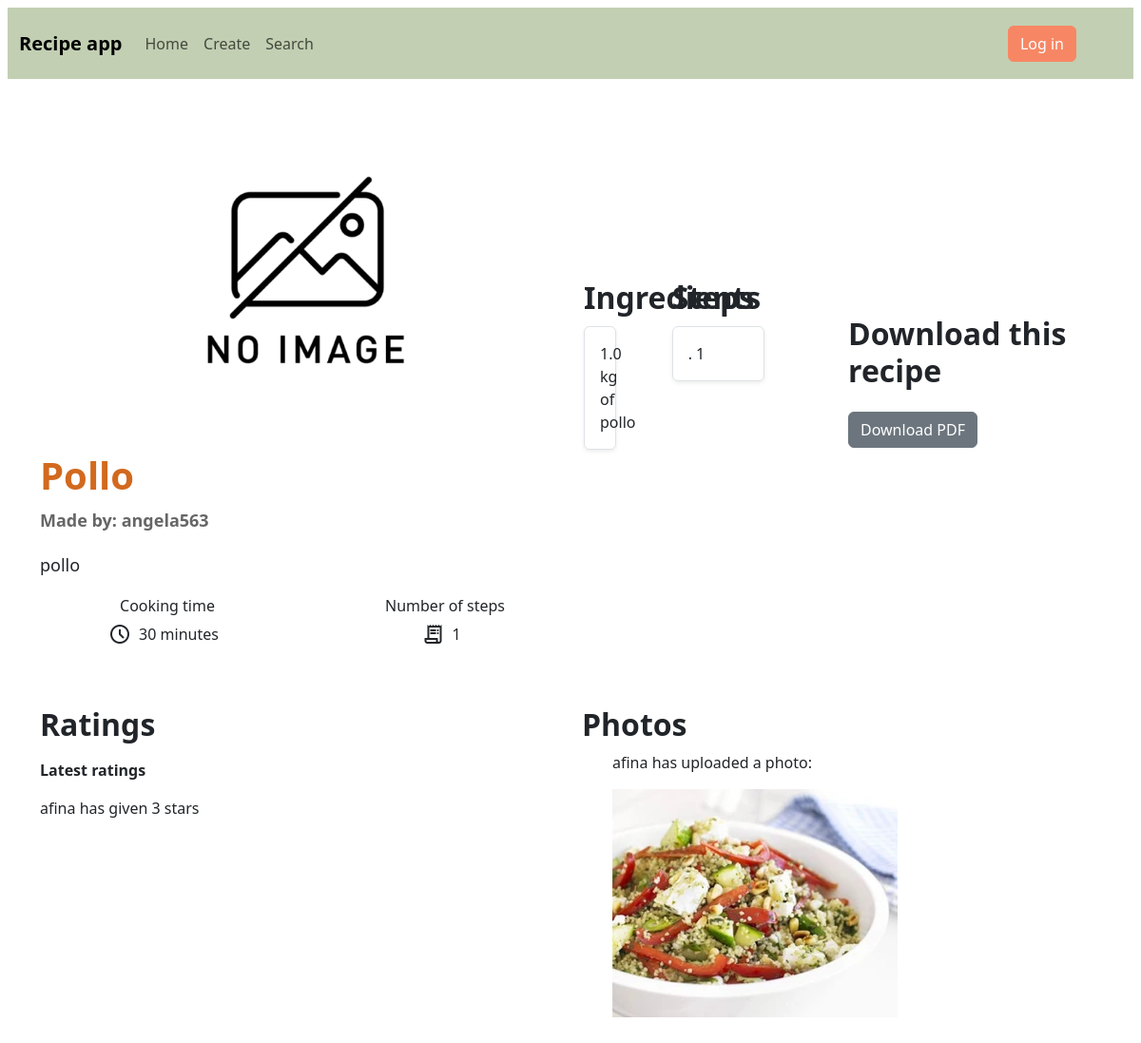
Screenshot of /recipe/2 with the database file from the repository.
### app/model.py (models this page shows, shortened)
class Recipe(db.Model):
    id = db.Column(db.Integer, primary_key=True)
    title = db.Column(db.String(512))
    user_id = db.Column(db.Integer, db.ForeignKey('user.id', ondelete='CASCADE'))
    user = db.relationship('User', back_populates='recipes')
    description = db.Column(db.Text)
    cooking_time = db.Column(db.Integer)
    steps = db.relationship('Step', back_populates='recipe')
    bookmarks = db.relationship('Bookmark', back_populates='recipe')
    qIngredients = db.relationship('QIngredient', back_populates='recipe')
    photos = db.relationship('Photo', back_populates='recipe')
    ratings = db.relationship('Rating', back_populates = 'recipe')
    drinks = db.relationship('Drink', back_populates = 'recipe')
    def num_steps(self):
        return len(self.steps)

class User(flask_login.UserMixin, db.Model):
    id = db.Column(db.Integer, primary_key=True)
    email = db.Column(db.String(512), unique=True)
    password = db.Column(db.String(512))
    name = db.Column(db.String(512))
    recipes = db.relationship('Recipe', back_populates='user')
    photos = db.relationship('Photo', back_populates='user')
    ratings = db.relationship('Rating', back_populates='user')
    bookmarks = db.relationship('Bookmark', back_populates='user')

class QIngredient(db.Model):
    id = db.Column(db.Integer, primary_key=True)
    ingredient_id = db.Column(db.Integer, db.ForeignKey('ingredient.id', ondelete='CASCADE'))
    quantity = db.Column(db.Integer)
    unit = db.Column(db.String(512))
    recipe_id = db.Column(db.Integer, db.ForeignKey('recipe.id', ondelete='CASCADE'))
    ingredient = db.relationship('Ingredient', back_populates='qIngredients')
    recipe = db.relationship('Recipe', back_populates = 'qIngredients')

class Ingredient(db.Model):
    id = db.Column(db.Integer, primary_key=True)
    name = db.Column(db.String(512))
    qIngredients = db.relationship('QIngredient', back_populates='ingredient')

class Step(db.Model):
    id = db.Column(db.Integer, primary_key=True)
    order = db.Column(db.Integer)
    description = db.Column(db.Text)
    recipe_id = db.Column(db.Integer, db.ForeignKey('recipe.id', ondelete='CASCADE'))
    recipe = db.relationship('Recipe', back_populates='steps')

class Rating(db.Model):
    id = db.Column(db.Integer, primary_key=True)
    user_id = db.Column(db.Integer, db.ForeignKey('user.id', ondelete='CASCADE'))
    recipe_id = db.Column(db.Integer, db.ForeignKey('recipe.id', ondelete='CASCADE'))
    value = db.Column(db.Integer)
    user = db.relationship('User', back_populates='ratings')
    recipe = db.relationship('Recipe', back_populates='ratings')

class Photo(db.Model):
    id = db.Column(db.Integer, primary_key=True)
    user_id = db.Column(db.Integer, db.ForeignKey('user.id', ondelete='CASCADE'))
    file_extension = db.Column(db.String(8), nullable=False)
    recipe_id = db.Column(db.Integer, db.ForeignKey('recipe.id', ondelete='CASCADE'))
    user = db.relationship('User', back_populates='photos')
    recipe = db.relationship('Recipe', back_populates='photos')

### app/main.py (the view)
@bp.route("/recipe/<int:recipe_id>")
def recipe(recipe_id):
    query = db.select(model.Recipe).where(model.Recipe.id == recipe_id)
    recipe = db.session.execute(query).scalar_one()
    number_steps = len(recipe.steps)
    if len(recipe.drinks) > 0:
        drinks = recipe.drinks
    else:
        drinks = None
    photos = []
    user_photos =[]
    for photo in recipe.photos:
        if photo.user != recipe.user:
            photos.append(photo)
        else:
            user_photos.append(photo)
    if len(photos)== 0:
        photos = None
    if current_user.is_authenticated:
        query = db.select(model.Rating).where(model.Rating.user == current_user).where(model.Rating.recipe_id == recipe_id)
        rating = db.session.execute(query).scalar_one_or_none()
        if rating is None:
            rating_button = 'non-rated'
            rating_value = None
        else:
            rating_button= 'rated'
            rating_value = rating.value
        query = db.select(model.Bookmark).where(model.Bookmark.recipe_id == recipe_id).where(model.Bookmark.user ==current_user)
        bookmark= db.session.execute(query).scalar_one_or_none()
        if bookmark is None:
            bookmark_button = 'not-saved'
        else:
            bookmark_button = 'saved'
    else:
        return render_template('recipe/recipe.html', recipe=recipe, rating_button = 'non-rated',
        rating_value = None, bookmark_button= 'not-saved', number_steps= number_steps, drinks = drinks, photos = photos, user_photos= user_photos)
    return render_template('recipe/recipe.html', recipe=recipe, rating_button = rating_button,
    rating_value = rating_value, bookmark_button= bookmark_button, number_steps= number_steps, drinks = drinks, photos = photos,user_photos=user_photos)

### app/templates/recipe/recipe.html (shortened to what this page needs)
{% extends 'base.html' %}
{% block content %}
<div class="recipe">
    <div class = "recipe-hero container">
        <div class="row">
            <div class="col">
                <div id="carousel-{{recipe.id}}" class="carousel slide">
                    <div class="carousel-inner" style="height: 23rem; width: 35rem; overflow: hidden;">
                       {%if user_photos%}
                            {% for recipe_photo in user_photos%}
                                    {%set photos = True %}
                                    <div class="carousel-item {% if loop.first %}active{% endif %}">
                                        <img class="img-fluid" src="{{ url_for('static', filename='photos/photo-' ~ recipe_photo.id ~ '.' ~ recipe_photo.file_extension) }}" alt="photo"
                                        style="display: block; margin-left:auto; margin-right:auto; height:100%; margin-top: auto; margin-bottom: auto;">
                                    </div>
                            {%endfor%}
                        {%else%}
                            <div id="carousel-{{recipe.id}}" class="carousel slide">
                                <div class="carousel-inner" style="height: 300px; overflow: hidden;">
                                    <div class="carousel-item active">
                                        <img class="img-fluid" src="{{ url_for('static', filename='photos/noimage.png') }}" alt="photo">
                                    </div>
                            </div>
                        {%endif%}
                    </div>
                    <button class="carousel-control-prev" type="button" data-bs-target="#carousel-{{recipe.id}}" data-bs-slide="prev">
                        <span class="carousel-control-prev-icon" aria-hidden="true"></span>
                    </button>
                    <button class="carousel-control-next" type="button" data-bs-target="#carousel-{{recipe.id}}" data-bs-slide="next">
                        <span class="carousel-control-next-icon" aria-hidden="true"></span>
                    </button>
                </div>
            </div>
            <div class="col">
                <div class="recipe-title">
                    <h1 style="font-weight: 800;">{{recipe.title}}</h1>
                </div>
                <div class="recipe-user">
                    <p style="font-weight: 600;">Made by: {{ recipe.user.name}}</p>
                </div>
                <div class="recipe-description">
                    {{recipe.description}}
                </div>
                <div class="row text-center">
                    <div class="col">
                        <h6>Cooking time</h6>
                        <p class="d-flex align-items-center justify-content-center">
                            <span class="material-symbols-outlined">
                            </span>
                            <span class="px-2">
                                {{recipe.cooking_time}} minutes
                            </span>
                        </p>
                    </div>
                    <div class="col">
                        <h6>Number of steps</h6>
                        <p class="d-flex align-items-center justify-content-center">
                            <span class="material-symbols-outlined">
                            </span>
                            <span class="px-2">
                                {{ recipe.num_steps() }}
                            </span>
                        </p>
                    </div>
                </div>
            </div>
        </div>
    </div>
    <div class="recipe-body container">
        <div class="row">
            <div class="recipe-qingredients col-4">
                <h2 style="font-weight: 800;">Ingredients</h2>
                <div class="row row-cols-1 w-75">
                    {% for qingredient in recipe.qIngredients %}
                    <div class="col">
                        <p class="border rounded py-3 px-3 shadow-sm">
                            {{qingredient.quantity}} {{ qingredient.unit }} of {{ qingredient.ingredient.name }}
                        </p>
                    </div>
                    {% endfor %}
                </div>
            </div>
            <div class="recipe-steps col-8">
                <h2 style="font-weight: 800;">Steps</h2>
                <div class="row row-cols-1 w-75">
                    <div class="col">
                        {% for step in recipe.steps %}
                        <p class="border rounded py-3 px-3 shadow-sm">{{step.order}}. {{step.description}}</li>
                        {% endfor %}
                    </div>
                </div>
            </div>
        </div>
    </div>
    <div class="container">
        <h2 style="font-weight: 800;">Download this recipe</h2>
        <a href="{{ url_for('main.download_pdf', recipe_id = recipe.id) }}" class="btn btn-secondary mt-3">Download PDF</a>
    </div>
</div>
<div class="container mt-5">
    <div class="row row-cols-2">
        <div class="recipe-ratings col">
            <h2 style="font-weight: 800;">Ratings</h2>
            <p class="mt-3" style="font-weight: 700;">Latest ratings</p>
            <ul>
                {% for rating in recipe.ratings %}
                <li>{{ rating.user.name }} has given {{ rating.value }} stars </li>
                {% endfor %}
            </ul>
        </div>
        <div class="recipe-photos col">
            {% if photos %}
            <h2 style="font-weight: 700;">Photos</h2>
            <ul>
                {% for photo in photos %}
                    <p>{{photo.user.name}} has uploaded a photo:</p>
                    <li style="height: 15rem; width: 20rem; overflow: hidden;"">
                        <img class="img-fluid" src="{{ url_for('static', filename='photos/photo-' ~ photo.id ~ '.' ~ photo.file_extension) }}" alt="photo">
                    </li>
                {% endfor %}
            </ul>
            {% endif %}
        </div>
    </div>
</div>
</div>
{% endblock %}

### app/static/styles/style.css (style rules this page uses)
body { color: black; }

### app/static/styles/style1.css (style rules this page uses)
body { font-family: 'Arial', sans-serif; background-color:#fff; color: #333; margin: 0; }
.recipe-body, .recipe-extras { max-width: 1200px; margin: 20px auto; padding: 20px; border-radius: 10px; }
.recipe-hero, .recipe-extras { display: flex; align-items: center; }
.recipe-hero img { max-width: 100%; border-radius: 8px; margin-right: 20px; }
.recipe-title { font-size: 36px; font-weight: bold; color:chocolate; margin-bottom: 10px; }
.recipe-user p { font-size: 18px; color: #666; margin-bottom: 20px; }
.recipe-description { font-size: 18px; margin-bottom: 20px; }
.recipe-body { margin-top: 30px; }
.recipe-steps, .recipe-qingredients, .recipe-ratings, .recipe-drinks { text-align: left; margin-bottom: 30px; }
.recipe-steps h2, .recipe-qingredients h2, .recipe-drinks h2, .recipe-ratings h2, .recipe-photos { margin-bottom: 10px; }
.recipe-steps ol, .recipe-qingredients ul, .recipe-ratings ul, .recipe.photos ul { list-style-type: none; padding: 0; }
.recipe-steps li, .recipe-qingredients li, .recipe-ratings li, .recipe-photos li { margin-bottom: 10px; }

### app/static/styles/user.css (style rules this page uses)
* { padding:0; margin:0; box-sizing: border-box; }

### app/static/styles/recipe_creation.css (style rules this page uses)
*, *::before, *::after { box-sizing: border-box; }
body { font-family: sans-serif; font-size: 100%; color: #222; background-image: url(app/static/styles/images.jpg); background-repeat: no-repeat; background-size: cover; background-position: center; background-color: #f78764ad; padding: 8; margin: 0; box-sizing: border-box; }
.align-items-center { align-items: center!important; }
.text-center { text-align: center!important; }
.d-flex { display: flex!important; }
label, button { display: block; margin-top: 1em; }

### app/static/styles/recipe_page.css (style rules this page uses)
.material-symbols-outlined { font-variation-settings: 'FILL' 0, 'wght' 400, 'GRAD' 0, 'opsz' 24 }

### rows the page displays
Recipe: title "Pollo", description "pollo", cooking_time "30"
User: user.name "angela563"
QIngredient: quantity "1.0", unit "kg", ingredient.name "pollo"
Step: description "1"
Rating: user.name "afina", value "3"
Photo: user.name "afina"

### other values shown
{{ recipe.num_steps() }} "1"
